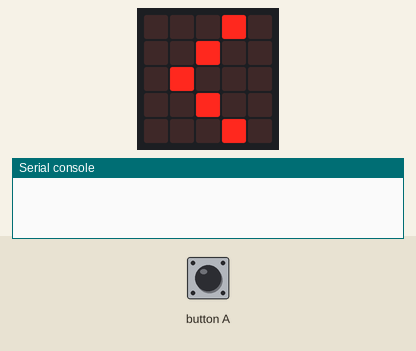
Bench run of a program on a simulated BBC micro:bit running MicroPython. Shown: the board's 5×5 LED display, the last lines printed to the serial console. The test bench sets the inputs (shaded band). No radio messages arrive unless stated (any console line starting 'radio sent:' is added by the test bench).

Above: at 1.2 s.
1.3 s: button A pressed for 0.15 s
At 2.1 s:
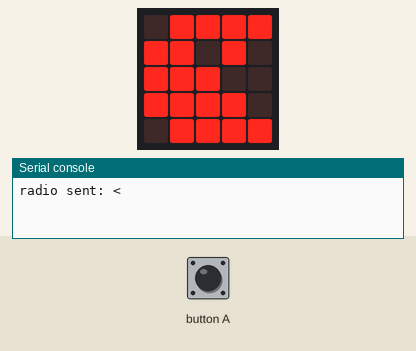
Timing chart, 0 to 4.3 s (numbered marks = the images above; inputs shaded):
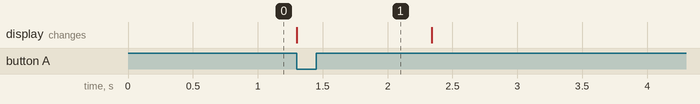

Measured:
- after the input at 1.3 s, the display: changes at once (image 1)

The program:

button_code.py
```python
# README!
# change the payload variable to change the text it
# transmits when the A button is pressed

from microbit import *
import radio

payload = '<'

radio.on()
radio.config(channel=51)
while True:
    if button_a.was_pressed():
        radio.send(payload)
        display.show(Image.PACMAN)
        sleep(1000)
        display.clear()
    display.show(payload)
```
